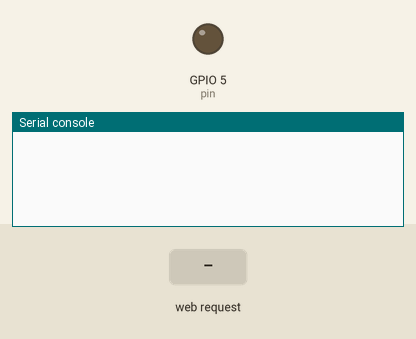
Recording of a program running on a simulated ESP8266 board running MicroPython. Shown: output pins drawn as LEDs (lit = HIGH), the last lines printed to the serial console. Inputs (shaded band) come from the test bench. WiFi joins after 1.5 s.

Above: at 1.2 s.
1.3 s: HTTP request GET /off? received
At 2.5 s:
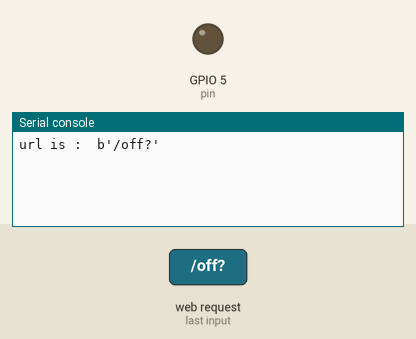
2.8 s: HTTP request GET /on? received
At 3.6 s:
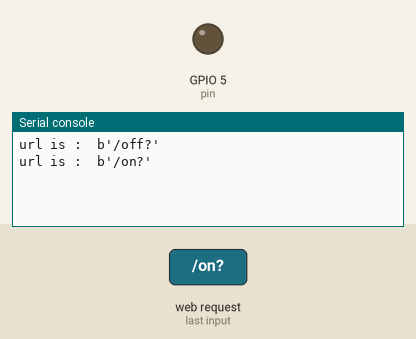

Measured:
- after the input at 1.3 s, the serial console: prints a new line at once (image 1)
- after the input at 2.8 s, the serial console: prints a new line at once (image 2)

The program:

Obj_micropython.py
```python
# Begin configuration
TITLE    = "ESP8266 MicroPython WebSocket"
STA_SSID = "xxxxxxxxxx"
STA_PSK  = "xxxxxxxxxx"
# End configuration

import network
import machine
import usocket

ap_if = network.WLAN(network.AP_IF)
if ap_if.active(): ap_if.active(False)
sta_if = network.WLAN(network.STA_IF)
if not ap_if.active(): sta_if.active(True)
if not sta_if.isconnected(): sta_if.connect(STA_SSID, STA_PSK)

pin = machine.Pin(5, machine.Pin.OUT)
pin.off()

def ok(socket, query):

    socket.write("HTTP/1.1 OK\r\n\r\n")
    socket.write("<!DOCTYPE html><title>"+TITLE+"</title><body><h1>")

    socket.write("LED status: ")
    if pin.value():
        socket.write("<span style='color:green'>ON</span>")
    else:
        socket.write("<span style='color:red'>OFF</span>")
    socket.write("<br>")
    if pin.value():
        socket.write("<form method='POST' action='/off?"+query.decode()+"'>"+
                     "<input type='submit' value='turn OFF'>"+
                     "</form>")
    else:
        socket.write("<form method='POST' action='/on?"+query.decode()+"'>"+
                     "<input type='submit' value='turn ON'>"+
                     "</form>")

	socket.write ("</h1></body>")

def err(socket, code, message):
    socket.write("HTTP/1.1 "+code+" "+message+"\r\n\r\n")
    socket.write("<h1>"+message+"</h1>")

def handle(socket):

    (method, url, version) = socket.readline().split(b" ")
    if b"?" in url:
        print("url is : ", url)
        (path, query) = url.split(b"?", 2)
    else:
        (path, query) = (url, b"")
    while True:
        header = socket.readline()
        if header == b"":
            return
        if header == b"\r\n":
            break

    if version != b"HTTP/1.0\r\n" and version != b"HTTP/1.1\r\n":
        err(socket, "505", "Version Not Supported")
    elif method == b"GET":
        if path == b"/":
            ok(socket, query)
        else:
            err(socket, "404", "Not Found")
    elif method == b"POST":
        if path == b"/on":
            pin.on()
            ok(socket, query)
        elif path == b"/off":
            pin.off()
            ok(socket, query)
        else:
            err(socket, "404", "Not Found")
    else:
        err(socket, "501", "Not Implemented")

server = usocket.socket()
server.bind(('192.168.0.116', 80))
server.listen(1)
while True:
    try:

        (socket, sockaddr) = server.accept()
        handle(socket)
    except:
        socket.write("HTTP/1.1 500 Internal Server Error\r\n\r\n")
        socket.write("<h1>Internal Server Error</h1>")
    socket.close()
```
